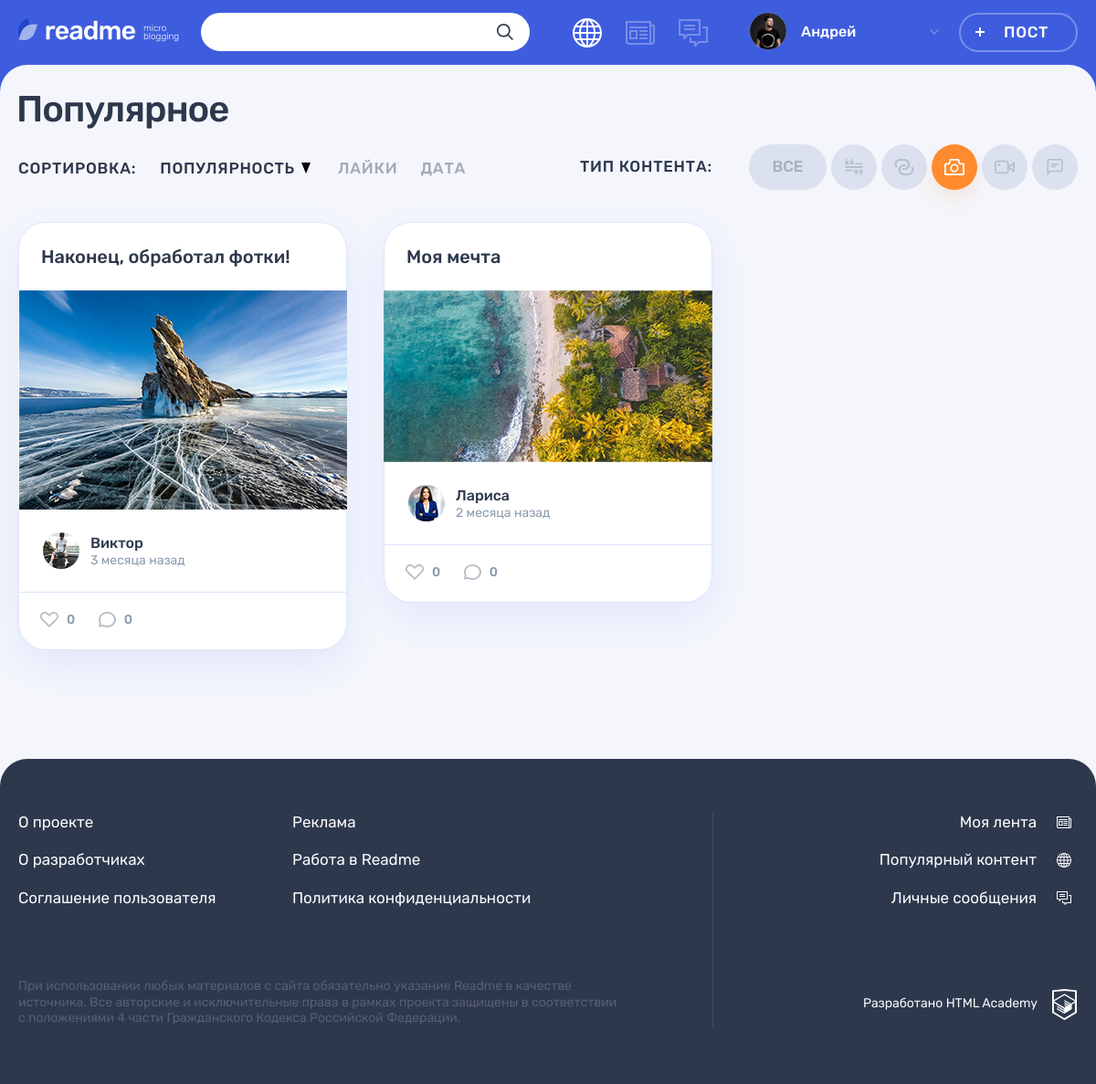
The app's page /?type_id=3 with its own data.
### tables this page shows
CREATE TABLE content_types
(
  id         INT AUTO_INCREMENT PRIMARY KEY,
  name       VARCHAR(128) UNIQUE NOT NULL,
  icon_class VARCHAR(32)
);

CREATE TABLE posts
(
  id          INT AUTO_INCREMENT PRIMARY KEY,
  created_at  DATETIME     NOT NULL,
  title       VARCHAR(200) NOT NULL,
  content     VARCHAR(1000),
  author      VARCHAR(128),
  picture_url VARCHAR(1000),
  video_url   VARCHAR(1000),
  website     VARCHAR(1000),
  views_count INT UNSIGNED DEFAULT 0,
  user_id     INT          NOT NULL,
  type_id     INT          NOT NULL,
  FOREIGN KEY (user_id) REFERENCES users (id),
  FOREIGN KEY (type_id) REFERENCES content_types (id)
);

CREATE TABLE users
(
  id            INT AUTO_INCREMENT PRIMARY KEY,
  registered_at DATETIME            NOT NULL,
  email         VARCHAR(320) UNIQUE NOT NULL,
  login         VARCHAR(128) UNIQUE NOT NULL,
  password      VARCHAR(1000)       NOT NULL,
  avatar_path   VARCHAR(125)
);

### helpers.php (called while the page is built, shortened)
<?php
function include_template($name, array $data = [])
{
    $name = 'templates/' . $name;
    extract($data);
    require $name;
    $result = ob_get_clean();
    return $result;
}

### database/helpers.php (called while the page is built, shortened)
<?php
function prepareResult($query, $types = "", $params = []): mysqli_result {
    global $connect;
    $stmt = mysqli_prepare($connect, $query);
    if ($types !== "") {
        $result = mysqli_stmt_bind_param($stmt, $types, ...$params);
    }
    $result = mysqli_stmt_execute($stmt);
    $result = mysqli_stmt_get_result($stmt);
    return $result;
}

### database/posts.php (called while the page is built, shortened)
<?php
function fetchPostTypes(): array
{
    $query = "SELECT id, name, icon_class from content_types";
    return fetchData(prepareResult($query));
}
function fetchPopularPostsByType($type_id): array {
    $query = "SELECT created_at as created_date,
        posts.id,
        title,
        content,
        author,
        users.login,
        type_id,
        views_count,
        users.avatar_path
    FROM posts
        INNER JOIN users
            ON user_id = users.id
    WHERE type_id = ?
    ORDER BY views_count DESC
    LIMIT 6";
    return fetchData(prepareResult($query, "i", [$type_id]));
}

### templates/main.php (the view, shortened to what this page needs)
<div class="container">
    <h1 class="page__title page__title--popular">Популярное</h1>
</div>
<div class="popular container">
    <div class="popular__filters-wrapper">
        <div class="popular__sorting sorting">
            <b class="popular__sorting-caption sorting__caption">Сортировка:</b>
            <ul class="popular__sorting-list sorting__list">
                <li class="sorting__item sorting__item--popular">
                    <a class="sorting__link sorting__link--active" href="#">
                        <span>Популярность</span>
                        <svg class="sorting__icon" width="10" height="12">
                            <use xlink:href="#icon-sort"></use>
                        </svg>
                    </a>
                </li>
                <li class="sorting__item">
                    <a class="sorting__link" href="#">
                        <span>Лайки</span>
                    </a>
                </li>
                <li class="sorting__item">
                    <a class="sorting__link" href="#">
                        <span>Дата</span>
                    </a>
                </li>
            </ul>
        </div>
        <div class="popular__filters filters">
            <b class="popular__filters-caption filters__caption">Тип контента:</b>
            <ul class="popular__filters-list filters__list">
                <li class="popular__filters-item popular__filters-item--all filters__item filters__item--all">
                    <a class="filters__button filters__button--ellipse filters__button--all <?= $current_type_id === null ? "filters__button--active" : "" ?>"
                       href="/">
                        <span>Все</span>
                    </a>
                </li>
                <?php foreach ($post_types as $post_type): ?>
                    <li class="popular__filters-item filters__item">
                        <a class="filters__button filters__button--<?php
                        $active_class = $current_type_id === $post_type["id"] ? " filters__button--active" : "";
                        $post_class = htmlspecialchars($post_type["icon_class"]);
                        print($post_class . $active_class);
                        ?> button"
                           href="?type_id=<?= $post_type["id"] ?>">
                            <svg class="filters__icon" width="22" height="18">
                                <use xlink:href="#icon-filter-<?= htmlspecialchars($post_type["icon_class"]) ?>"></use>
                            </svg>
                        </a>
                    </li>
                <?php endforeach; ?>
            </ul>
        </div>
    </div>
    <div class="popular__posts">
        <?php foreach ($posts as $index => $post): ?>
            <article class="popular__post post <?= htmlspecialchars($post["type"]) ?>">
                <header class="post__header">
                    <a href="/post.php?post_id=<?= htmlspecialchars($post["id"]) ?>">
                        <h2><?= htmlspecialchars($post["title"]) ?></h2>
                    </a>
                </header>
                <?php
                    $template_post = include_template("/parts/post/" . $post["type"] . ".php", [
                        "title" => $post["title"],
                        "content" => $post["contain"],
                        "author" => $post["user_name"],
                        "is_details" => false,
                    ]);
                    print($template_post);
                ?>
                <footer class="post__footer">
                    <div class="post__author">
                        <a class="post__author-link" href="#" title="Автор">
                            <div class="post__avatar-wrapper">
                                <img class="post__author-avatar" src="<?= htmlspecialchars($post["avatar"]) ?>"
                                     alt="Аватар пользователя">
                            </div>
                            <div class="post__info">
                                <b class="post__author-name"><?= htmlspecialchars($post["user_name"]) ?></b>
                                <time class="post__time" title="<?= htmlspecialchars($post["date_title"]) ?>"
                                      datetime="<?= htmlspecialchars($post["created_date"]) ?>"><?= htmlspecialchars(
                                        $post["time_ago"]
                                    ) ?></time>
                            </div>
                        </a>
                    </div>
                    <div class="post__indicators">
                        <div class="post__buttons">
                            <a class="post__indicator post__indicator--likes button" href="#" title="Лайк">
                                <svg class="post__indicator-icon" width="20" height="17">
                                    <use xlink:href="#icon-heart"></use>
                                </svg>
                                <span>0</span>
                            </a>
                            <a class="post__indicator post__indicator--comments button" href="#"
                               title="Комментарии">
                                <svg class="post__indicator-icon" width="19" height="17">
                                    <use xlink:href="#icon-comment"></use>
                                </svg>
                                <span>0</span>
                            </a>
                        </div>
                    </div>
                </footer>
            </article>
        <?php endforeach; ?>
    </div>
</div>

### templates/parts/post/post-photo.php (shortened to what this page needs)
<div class="post-photo__image-wrapper <?= $is_details ? "post-details__image-wrapper" : "" ?>">
    <img src="<?= htmlspecialchars($content) ?>" alt="<?= htmlspecialchars($title) ?>" width="760" height="507">
</div>

### records on screen
posts: title "Наконец, обработал фотки!", content (picture), user.avatar_path (picture), user_name "Виктор", time_ago "3 месяца назад"
posts: title "Моя мечта", content (picture), user.avatar_path (picture), user_name "Лариса", time_ago "2 месяца назад"

### other values on screen
$user_name "Андрей"
